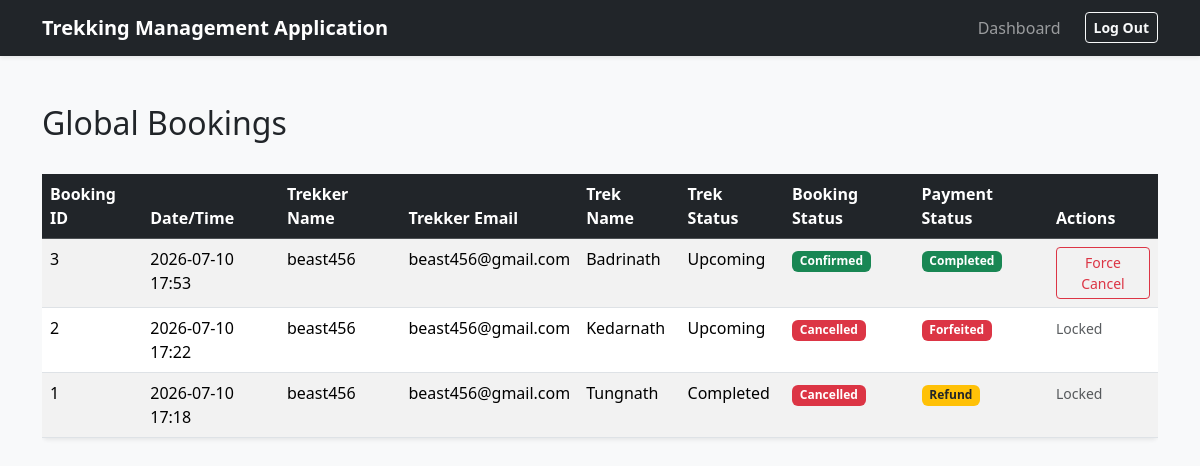
The page /admin/bookings (signed in) on the database as committed earlier.
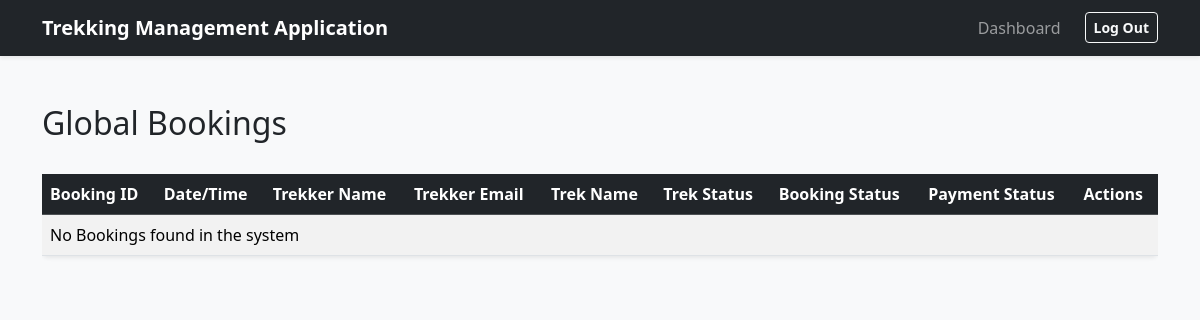
The same page on the database as committed later.
### app/models.py (models this page shows)
class Booking(db.Model):
    __tablename__ = 'bookings'
    id = db.Column(db.Integer, primary_key=True)
    user_id = db.Column(db.Integer, db.ForeignKey('users.id'), nullable=False)
    trek_id = db.Column(db.Integer, db.ForeignKey('treks.id'), nullable=False)
    booking_status = db.Column(db.String(20), default='Confirmed')
    payment_status = db.Column(db.String(20), default='Pending')
    booking_date = db.Column(db.DateTime, default=lambda: datetime.now(timezone.utc)) # using datetime.now(timezone.utc) with lambda, this will act as a function and every time a new row is inserted it will automatically take the correct time

class User(db.Model):
    __tablename__ = "users"
    id = db.Column(db.Integer, primary_key=True)
    username = db.Column(db.String(80), unique=True, nullable=False)
    email_id = db.Column(db.String(120), nullable=False)
    password_hash = db.Column(db.String(256), unique=True, nullable=False)
    name = db.Column(db.String(80), nullable=False)
    role = db.Column(db.String(20), nullable=False)
    is_blacklisted = db.Column(db.Boolean, default=False)
    staff_profile = db.relationship('StaffProfile', backref='user', uselist=False, cascade='all, delete-orphan') # userlist =False strictly enforces a 1-to-1 relatiosnhip b/w users and staff_profiles table
    bookings = db.relationship('Booking', backref='trekker', lazy=True) # lazy=True Parameter is used tell SQLAlchemy that until i specifically state a python code like user.bookings do not run SQL Query

class Trek(db.Model):
    __tablename__ = "treks"
    id = db.Column(db.Integer, primary_key=True)
    trek_name = db.Column(db.String(200), nullable=False)
    assigned_staff_id = db.Column(db.Integer, db.ForeignKey('users.id'), nullable=False)
    location = db.Column(db.String(100), nullable=False)
    difficulty = db.Column(db.String(50), nullable=False)
    duration = db.Column(db.Integer, nullable=False)
    available_slots = db.Column(db.Integer, nullable=False)
    status = db.Column(db.String(30), nullable=False)
    start_date = db.Column(db.DateTime, nullable=False)
    end_date = db.Column(db.DateTime, nullable=False)
    bookings = db.relationship('Booking', backref='trek', lazy=True, cascade='all, delete-orphan')
    assigned_staff = db.relationship('User', foreign_keys=[assigned_staff_id])

### app/routes/admin.py (the view)
@admin_bp.route('/bookings')
def manage_bookings():
    all_bookings = models.Booking.query.join(models.User, models.Booking.user_id == models.User.id).join(models.Trek, models.Booking.trek_id == models.Trek.id).order_by(models.Booking.booking_date.desc()).all()
    return render_template('/admin/bookings/manage_bookings.html', all_bookings=all_bookings)

### app/routes/admin.py (called while the page is built)
@admin_bp.before_request
def admin_access():
    if 'user_id' not in session:
        flash("Access denied. Please login first")
        return redirect(url_for('auth.login'))
    if session.get('role') != 'Admin':
        flash("Not an Administrator")
        return redirect(url_for('auth.login'))

### app/templates/admin/bookings/manage_bookings.html (shortened to what this page needs)
{% extends "base.html" %}
{% block content %}
<div class="d-flex justify-content-between align-items-center mb-4">
    <h2>Global Bookings</h2>
</div>
<div class="table-responsive">
    <table class="table table-striped table-hover shadow-sm bg-white rounded">
        <thead class="table-dark">
            <tr>
                <th>Booking ID</th>
                <th>Date/Time</th>
                <th>Trekker Name</th>
                <th>Trekker Email</th>
                <th>Trek Name</th>
                <th>Trek Status</th>
                <th>Booking Status</th>
                <th>Payment Status</th>
                <th>Actions</th>
            </tr>
        </thead>
        <tbody>
            {% for booking in all_bookings %}
            <tr>
                <td>{{ booking.id }}</td>
                <td>{{ booking.booking_date.strftime('%Y-%m-%d %H:%M') }}</td>
                <td>{{ booking.trekker.username }}</td>
                <td>{{ booking.trekker.email_id }}</td>
                <td>{{ booking.trek.trek_name }}</td>
                <td>{{ booking.trek.status }}</td>
                <td>
                    <span class="badge {% if booking.booking_status == 'Confirmed' %}bg-success{% elif booking.booking_status == 'Cancelled' %}bg-danger{% elif booking.booking_status == 'Completed' %}bg-success{% endif %}">
                        {{ booking.booking_status }}
                    </span>
                </td>
                <td>
                    <span class="badge {% if booking.payment_status == 'Completed' %}bg-success{% elif booking.payment_status == 'Forfeited' %}bg-danger{% else %}bg-warning text-dark{% endif %}">
                        {{ booking.payment_status }}
                    </span>
                </td>
                <td>
                    {% if booking.booking_status == 'Confirmed' and booking.trek.status == 'Upcoming' %}
                        <form action="{{ url_for('admin.force_cancel_booking', booking_id=booking.id) }}" method="POST" class="d-inline">
                            <button type="submit" class="btn btn-sm btn-outline-danger">Force Cancel</button>
                        </form>
                    {% else %}
                        <span class="text-muted small">Locked</span>
                    {% endif %}
                </td>
            </tr>
            {% else %}
            <tr>
                <td colspan="9" class="text-centre">No Bookings found in the system</td>
            </tr>
            {% endfor %}
        </tbody>
    </table>
</div>
{% endblock %}

### app/templates/base.html (shortened to what this page needs)
<!DOCTYPE html>
<html lang="en">
<head>
    <link href="https://cdn.jsdelivr.net/npm/bootstrap@5.3.8/dist/css/bootstrap.min.css" rel="stylesheet">
</head>
<body class="bg-light">
    <nav class="navbar navbar-expand-lg navbar-dark bg-dark shadow-sm">
        <div class="container">
            <a class="navbar-brand fw-bold" href="#">Trekking Management Application</a>
            <div class="collapse navbar-collapse" id="navbarNav">
                <ul class="navbar-nav ms-auto">
                    {% if 'user_id' in session %}
                        <li class="nav-item me-3">
                            {% if session.get('role') == 'Admin' %}
                                <a class="nav-link" href="{{ url_for('admin.admin_dashboard') }}">Dashboard</a>
                            {% elif session.get('role') == 'Staff' %}
                                <a class="nav-link" href="{{ url_for('staff.staff_dashboard') }}">Dashboard</a>
                            {% elif session.get('role') == 'Trekker' %}
                                <a class="nav-link" href="{{ url_for('trekker.trekker_dashboard') }}">Dashboard</a>
                            {% endif %}
                        </li>
                        <li class="nav-item">
                            <a class="btn btn-outline-light btn-sm mt-1 fw-bold" href="{{ url_for('auth.logout') }}">Log Out</a>
                        </li>
                    {% endif %}
                </ul>
            </div>
        </div>
    </nav>
    <div class="container mt-5">
        {% block content %}
        {% endblock %}
    </div>
</body>
</html>

Rows that differ between the two databases and show on the page:
removed Booking: id "3", booking_date "2026-07-10 17:53", trekker.username "beast456", trekker.email_id "beast456@gmail.com", trek.trek_name "Badrinath", trek.status "Upcoming", booking_status "Confirmed", payment_status "Completed"
removed Booking: id "2", booking_date "2026-07-10 17:22", trekker.username "beast456", trekker.email_id "beast456@gmail.com", trek.trek_name "Kedarnath", trek.status "Upcoming", booking_status "Cancelled", payment_status "Forfeited", shows "Locked"
removed Booking: id "1", booking_date "2026-07-10 17:18", trekker.username "beast456", trekker.email_id "beast456@gmail.com", trek.trek_name "Tungnath", trek.status "Completed", booking_status "Cancelled", payment_status "Refund", shows "Locked"
Other text that changed with them:
text now shown: "No Bookings found in the system"
